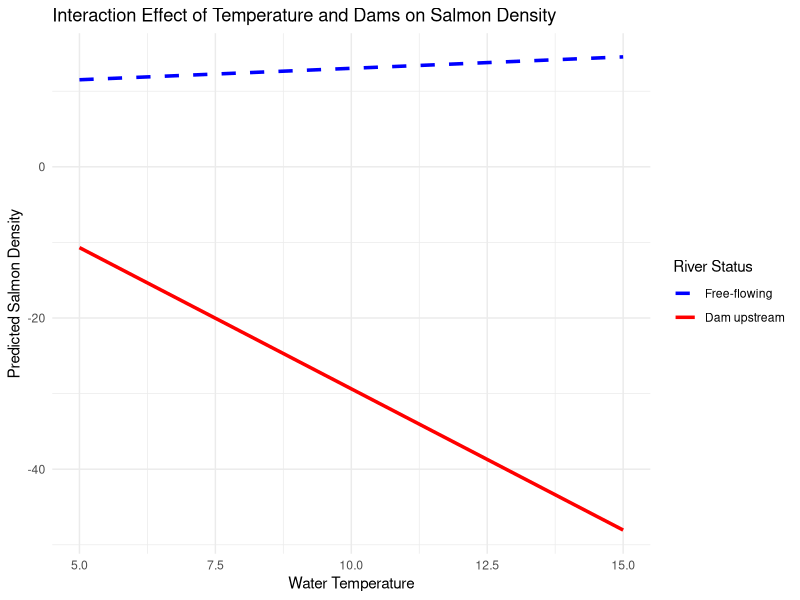

Here is the R script that generated this plot:
# Load the ggplot2 library
library(ggplot2)

# 1. Define your model coefficients
b0 <- 10.003728 # Intercept
b1 <- -2.008372 # temperature
b2 <- 0.30266   # hasDam
b3 <- -4.039212  # temperature:hasDam

# 2. Create a grid of data to predict on
#    (Assuming a temperature range from 5 to 15)
plot_data <- expand.grid(
  temperature = seq(from = 5, to = 15, by = 0.5),
  hasDam = c(0, 1)
)

# 3. Calculate the predicted salmonDensity using the model equation
plot_data$predicted_density <- b0 + 
  (b1 * plot_data$hasDam) + 
  (b2 * plot_data$temperature) + 
  (b3 * plot_data$hasDam * plot_data$temperature)

# 4. Convert hasDam to a descriptive factor for the legend
plot_data$DamStatus <- factor(
  plot_data$hasDam,
  levels = c(0, 1),
  labels = c("Free-flowing", "Dam upstream")
)

# 5. Create the plot
ggplot(plot_data, aes(x = temperature, y = predicted_density, color = DamStatus, linetype = DamStatus)) +
  geom_line(linewidth = 1.2) + # Draw the lines
  labs(
    title = "Interaction Effect of Temperature and Dams on Salmon Density",
    x = "Water Temperature",
    y = "Predicted Salmon Density",
    color = "River Status",  # Legend title for color
    linetype = "River Status" # Legend title for linetype
  ) +
  theme_minimal() + # A clean theme
  scale_color_manual(values = c("Free-flowing" = "blue", "Dam upstream" = "red")) +
  scale_linetype_manual(values = c("Free-flowing" = "dashed", "Dam upstream" = "solid"))